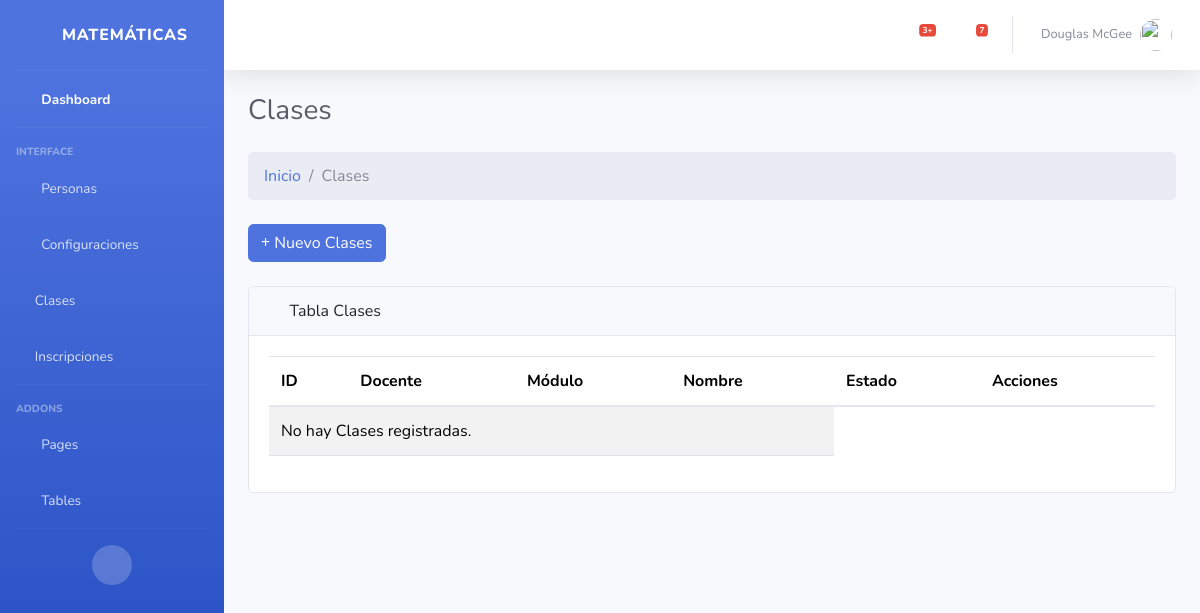
The app's page /clase/, older data.
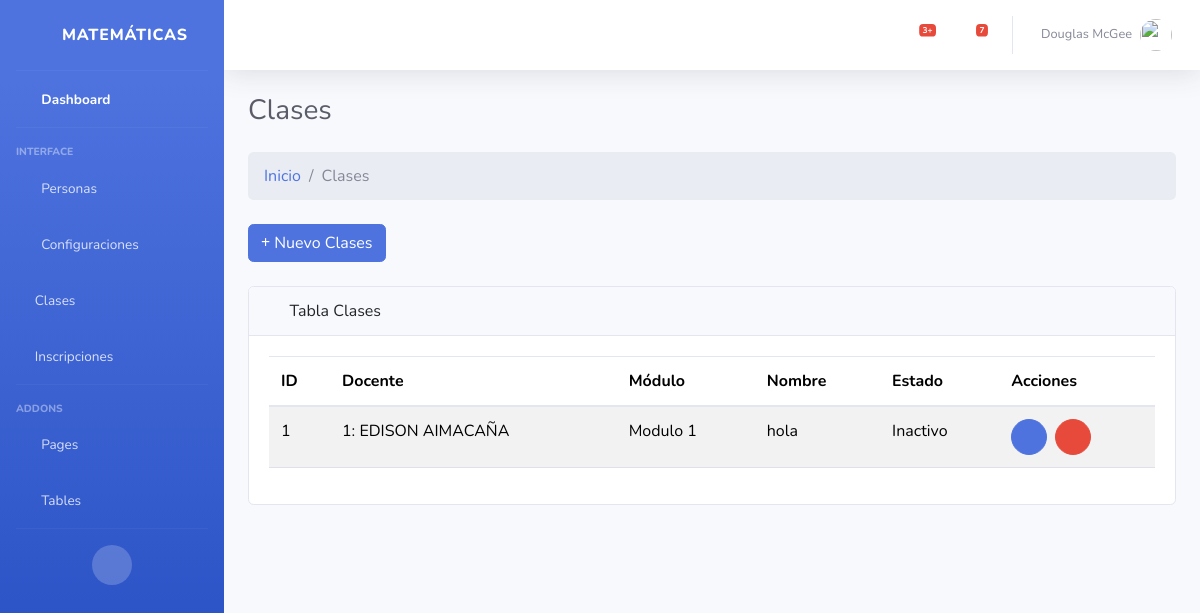
The same page, newer data.
### Aplicaciones/core/models.py (models this page shows, shortened)
class Clases (models.Model):
    cla_id = models.AutoField(primary_key=True)
    fk_docente = models.ForeignKey(Docentes,verbose_name='Docente',on_delete=models.CASCADE)
    fk_modulo = models.ForeignKey(Modulos,verbose_name='Modulo',on_delete=models.CASCADE)
    cla_nombre = models.CharField(max_length=100,null=False,verbose_name="Clase:")
    cla_estado = models.BooleanField(default=True,verbose_name='Estado:')
    cla_fecha_creacion = models.DateTimeField(auto_now_add=True,verbose_name='Creado el:')
    cla_fecha_actualizacion = models.DateTimeField(auto_now=True,verbose_name='Actualizado el:')

class Docentes(models.Model):
    doc_id = models.AutoField(primary_key=True)
    fk_id_persona = models.ForeignKey(Personas,verbose_name='Persona',on_delete=models.CASCADE)
    doc_cargo = models.CharField(max_length=100,default="Null",null=False,verbose_name="Cargo:")
    doc_fotografia = models.ImageField(upload_to='docentes/',default='Sin Foto',verbose_name="Fotografía:")
    doc_estado = models.BooleanField(default=True,verbose_name='Estado:')
    def __str__(self):
        return f"{self.doc_id}: {self.fk_id_persona.fk_id_usuario.first_name} {self.fk_id_persona.fk_id_usuario.last_name}"

class Personas(models.Model):
    per_id = models.AutoField(primary_key=True)
    fk_id_usuario = models.ForeignKey(User,verbose_name='Usuario',on_delete=models.CASCADE)
    per_segundo_nombre = models.CharField(max_length=50,default="Null",null=False,verbose_name="Segundo nombre:")
    per_segundo_apellido = models.CharField(max_length=50,default="Null",null=False,verbose_name="Segundo apellido:")
    per_fecha_nacimiento = models.DateField(default="Null",verbose_name="Fecha de nacimiento:")
    per_cedula = models.CharField(max_length=15,default="Null",null=False,verbose_name="Cédula:")
    per_telefono = models.CharField(max_length=15,default="Null",null=True,verbose_name="Teléfono:")
    per_fecha_actualizacion = models.DateTimeField(auto_now=True,verbose_name='Actualizado el:')

class Modulos(models.Model):
    mod_id = models.AutoField(primary_key=True)
    mod_nombre = models.CharField(max_length=50,null=False,unique=True,verbose_name="Nombre del modulo:")
    mod_descripcion = models.CharField(max_length=100,null=False,verbose_name="Descripción del modulo:")
    mod_estado = models.BooleanField(default=True,verbose_name='Estado:')
    mod_fecha_creacion = models.DateTimeField(auto_now_add=True,verbose_name='Creado el:')
    mod_fecha_actualizacion = models.DateTimeField(auto_now=True,verbose_name='Actualizado el:')
    def __str__(self):
        return f"{self.mod_id}: {self.mod_nombre}"

### Aplicaciones/core/views/crud_clase_views.py (the view, shortened to what this page needs)
# urls.py: path('clase/', crud_clase_views.index, name='clase_index'),
def index(request):
    clases = Clases.objects.all()
    form = ClasesForm()
    docentes = Docentes.objects.filter(doc_estado=True)
    modulos = Modulos.objects.filter(mod_estado=True)
    clase_a_editar = None  # Para usar si queremos reabrir el modal con errores
    form_editar = None
    return render(request, 'clases/Index.html', {
        'clases': clases,
        'form': form,
        'docentes': docentes,
        'modulos': modulos,
        'form_editar': form_editar,
        'clase_a_editar': clase_a_editar,
    })

### Aplicaciones/core/templates/clases/Index.html (shortened to what this page needs)
{% extends "plantillas/MasterAdmin.html" %}
{% load static %}
{% block content %}
<div class="container-fluid ">
    <div class="d-sm-flex align-items-center justify-content-between mb-4">
        <h1 class="h3 mb-0 text-gray-800">Clases</h1>
    </div>
    <ol class="breadcrumb mb-4">
        <li class="breadcrumb-item"><a href="{% url 'inicio' %}">Inicio</a></li>
        <li class="breadcrumb-item active">Clases</li>
    </ol>
    <div class="mb-4">
        <a href="#" class="btn btn-primary" type="button" data-bs-toggle="modal" data-bs-target="#modalCrear"><i
                class="fas fa-plus"></i> Nuevo
            Clases</a>
    </div>
    <div class="card mb-4">
        <div class="card-header">
            <i class="fas fa-table me-1"></i>
            Tabla Clases
        </div>
        <div class="card-body">
            <div class="table-responsive">
                <table class="table table-striped" id="tbl-admin" width="100%" cellspacing="0">
                    <thead>
                        <tr>
                            <th>ID</th>
                            <th>Docente</th>
                            <th>Módulo</th>
                            <th>Nombre</th>
                            <th>Estado</th>
                            <th>Acciones</th>
                        </tr>
                    </thead>
                    <tbody>
                        {% for clase in clases %}
                            <tr>
                                <td>{{ clase.cla_id }}</td>
                                <td>
                                    {{ clase.fk_docente }}
                                <td>{{ clase.fk_modulo.mod_nombre }}</td>
                                <td>{{ clase.cla_nombre }}</td>
                                <td>
                                    {% if clase.cla_estado %}
                                        Activo
                                    {% else %}
                                        Inactivo
                                    {% endif %}
                                </td>
                                <td>
                                    <div class="d-flex gap-2">
                                        <a href="#" class="btn btn-sm btn-primary rounded-circle d-flex align-items-center justify-content-center"
                                            style="width: 36px; height: 36px;" data-bs-toggle="modal" data-bs-target="#modalEditar{{ clase.cla_id }}"><i
                                                class="fas fa-edit"></i></a>
                                        <a href="#" class="btn btn-sm btn-danger rounded-circle d-flex align-items-center justify-content-center"
                                            style="width: 36px; height: 36px;" data-bs-toggle="modal" data-bs-target="#modalEliminar{{ clase.cla_id }}"><i
                                                class="fas fa-trash"></i></a>
                                    </div>
                                </td>
                            </tr>
                        {% empty %}
                        <tr>
                            <td colspan="4">No hay Clases registradas.</td>
                        </tr>
                        {% endfor %}
                    </tbody>
                </div>
            </div>
        </div>
    </div>
</div>
{% endblock %}

Row changes from the older to the newer data that the page shows:
added Clases: cla_id "1", fk_docente "1: EDISON AIMACAÑA", fk_modulo.mod_nombre "Modulo 1", cla_nombre "hola", cla_estado "Inactivo"
Text that changed along with them:
text no longer shown: "No hay Clases registradas."
